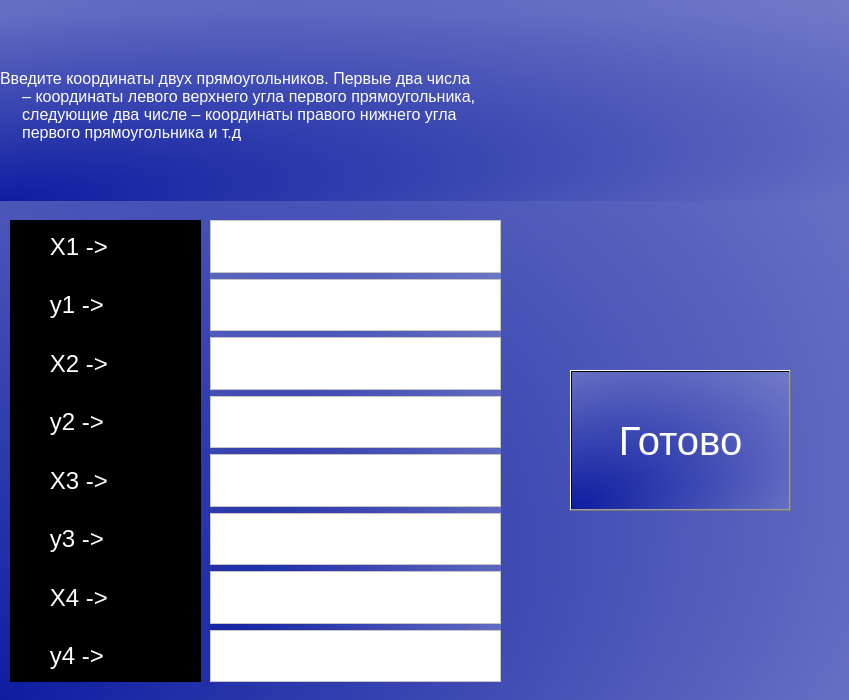
<?xml version="1.0" encoding="UTF-8"?>
<ui version="4.0">
 <class>Form</class>
 <widget class="QWidget" name="Form">
  <property name="geometry">
   <rect>
    <x>0</x>
    <y>0</y>
    <width>849</width>
    <height>700</height>
   </rect>
  </property>
  <property name="windowTitle">
   <string>Ввод координат</string>
  </property>
  <property name="styleSheet">
   <string notr="true">background-color: qradialgradient(spread:pad, cx:0.750273, cy:0.25, radius:2, fx:0, fy:1, stop:0 rgba(0, 17, 160, 255), stop:1 rgba(255, 255, 255, 255));
background-color: qradialgradient(spread:pad, cx:1, cy:0, radius:2, fx:0, fy:1, stop:0 rgba(14, 29, 160, 255), stop:1 rgba(255, 255, 255, 255));</string>
  </property>
  <widget class="QPushButton" name="pushButton">
   <property name="geometry">
    <rect>
     <x>570</x>
     <y>370</y>
     <width>221</width>
     <height>141</height>
    </rect>
   </property>
   <property name="font">
    <font>
     <pointsize>30</pointsize>
    </font>
   </property>
   <property name="styleSheet">
    <string notr="true">color: rgb(255, 255, 255)</string>
   </property>
   <property name="text">
    <string>Готово</string>
   </property>
  </widget>
  <widget class="QLabel" name="label">
   <property name="geometry">
    <rect>
     <x>0</x>
     <y>10</y>
     <width>851</width>
     <height>191</height>
    </rect>
   </property>
   <property name="font">
    <font>
     <pointsize>12</pointsize>
    </font>
   </property>
   <property name="styleSheet">
    <string notr="true">color: rgb(255, 255, 255)</string>
   </property>
   <property name="text">
    <string>Введите координаты двух прямоугольников. Первые два числа
     – координаты левого верхнего угла первого прямоугольника,
     следующие два числе – координаты правого нижнего угла
     первого прямоугольника и т.д</string>
   </property>
  </widget>
  <widget class="QWidget" name="">
   <property name="geometry">
    <rect>
     <x>210</x>
     <y>220</y>
     <width>291</width>
     <height>462</height>
    </rect>
   </property>
   <property name="font">
    <font>
     <pointsize>20</pointsize>
    </font>
   </property>
   <layout class="QVBoxLayout" name="verticalLayout">
    <item>
     <widget class="QPlainTextEdit" name="plainTextEdit">
      <property name="font">
       <font>
        <pointsize>20</pointsize>
       </font>
      </property>
      <property name="styleSheet">
       <string notr="true">background-color: rgb(255, 255, 255);</string>
      </property>
     </widget>
    </item>
    <item>
     <widget class="QPlainTextEdit" name="plainTextEdit_2">
      <property name="font">
       <font>
        <pointsize>20</pointsize>
       </font>
      </property>
      <property name="styleSheet">
       <string notr="true">background-color: rgb(255, 255, 255);</string>
      </property>
     </widget>
    </item>
    <item>
     <widget class="QPlainTextEdit" name="plainTextEdit_3">
      <property name="font">
       <font>
        <pointsize>20</pointsize>
       </font>
      </property>
      <property name="styleSheet">
       <string notr="true">background-color: rgb(255, 255, 255);</string>
      </property>
     </widget>
    </item>
    <item>
     <widget class="QPlainTextEdit" name="plainTextEdit_8">
      <property name="font">
       <font>
        <pointsize>20</pointsize>
       </font>
      </property>
      <property name="styleSheet">
       <string notr="true">background-color: rgb(255, 255, 255);</string>
      </property>
     </widget>
    </item>
    <item>
     <widget class="QPlainTextEdit" name="plainTextEdit_4">
      <property name="font">
       <font>
        <pointsize>20</pointsize>
       </font>
      </property>
      <property name="styleSheet">
       <string notr="true">background-color: rgb(255, 255, 255);</string>
      </property>
     </widget>
    </item>
    <item>
     <widget class="QPlainTextEdit" name="plainTextEdit_5">
      <property name="font">
       <font>
        <pointsize>20</pointsize>
       </font>
      </property>
      <property name="styleSheet">
       <string notr="true">background-color: rgb(255, 255, 255);</string>
      </property>
     </widget>
    </item>
    <item>
     <widget class="QPlainTextEdit" name="plainTextEdit_7">
      <property name="font">
       <font>
        <pointsize>20</pointsize>
       </font>
      </property>
      <property name="styleSheet">
       <string notr="true">background-color: rgb(255, 255, 255);</string>
      </property>
     </widget>
    </item>
    <item>
     <widget class="QPlainTextEdit" name="plainTextEdit_6">
      <property name="font">
       <font>
        <pointsize>20</pointsize>
       </font>
      </property>
      <property name="styleSheet">
       <string notr="true">background-color: rgb(255, 255, 255);</string>
      </property>
     </widget>
    </item>
   </layout>
  </widget>
  <widget class="QWidget" name="">
   <property name="geometry">
    <rect>
     <x>10</x>
     <y>220</y>
     <width>191</width>
     <height>462</height>
    </rect>
   </property>
   <property name="font">
    <font>
     <pointsize>18</pointsize>
    </font>
   </property>
   <property name="styleSheet">
    <string notr="true">color: rgb(255, 255, 255);
background-color: rgb(0, 0, 0);</string>
   </property>
   <layout class="QVBoxLayout" name="verticalLayout_2">
    <item>
     <widget class="QLabel" name="label_2">
      <property name="font">
       <font>
        <pointsize>18</pointsize>
       </font>
      </property>
      <property name="styleSheet">
       <string notr="true">color: rgb(255, 255, 255);
background-color: rgb(0, 0, 0);</string>
      </property>
      <property name="text">
       <string>      X1 -&gt;</string>
      </property>
     </widget>
    </item>
    <item>
     <widget class="QLabel" name="label_8">
      <property name="font">
       <font>
        <pointsize>18</pointsize>
       </font>
      </property>
      <property name="styleSheet">
       <string notr="true">color: rgb(255, 255, 255);
background-color: rgb(0, 0, 0);</string>
      </property>
      <property name="text">
       <string>      y1 -&gt;</string>
      </property>
     </widget>
    </item>
    <item>
     <widget class="QLabel" name="label_3">
      <property name="font">
       <font>
        <pointsize>18</pointsize>
       </font>
      </property>
      <property name="styleSheet">
       <string notr="true">color: rgb(255, 255, 255);
background-color: rgb(0, 0, 0);</string>
      </property>
      <property name="text">
       <string>      X2 -&gt;</string>
      </property>
     </widget>
    </item>
    <item>
     <widget class="QLabel" name="label_4">
      <property name="font">
       <font>
        <pointsize>18</pointsize>
       </font>
      </property>
      <property name="styleSheet">
       <string notr="true">color: rgb(255, 255, 255);
background-color: rgb(0, 0, 0);</string>
      </property>
      <property name="text">
       <string>      y2 -&gt;</string>
      </property>
     </widget>
    </item>
    <item>
     <widget class="QLabel" name="label_9">
      <property name="font">
       <font>
        <pointsize>18</pointsize>
       </font>
      </property>
      <property name="styleSheet">
       <string notr="true">color: rgb(255, 255, 255);
background-color: rgb(0, 0, 0);</string>
      </property>
      <property name="text">
       <string>      X3 -&gt;</string>
      </property>
     </widget>
    </item>
    <item>
     <widget class="QLabel" name="label_5">
      <property name="font">
       <font>
        <pointsize>18</pointsize>
       </font>
      </property>
      <property name="styleSheet">
       <string notr="true">color: rgb(255, 255, 255);
background-color: rgb(0, 0, 0);</string>
      </property>
      <property name="text">
       <string>      y3 -&gt;</string>
      </property>
     </widget>
    </item>
    <item>
     <widget class="QLabel" name="label_7">
      <property name="font">
       <font>
        <pointsize>18</pointsize>
       </font>
      </property>
      <property name="styleSheet">
       <string notr="true">color: rgb(255, 255, 255);
background-color: rgb(0, 0, 0);</string>
      </property>
      <property name="text">
       <string>      X4 -&gt;</string>
      </property>
     </widget>
    </item>
    <item>
     <widget class="QLabel" name="label_6">
      <property name="font">
       <font>
        <pointsize>18</pointsize>
       </font>
      </property>
      <property name="styleSheet">
       <string notr="true">color: rgb(255, 255, 255);
background-color: rgb(0, 0, 0);</string>
      </property>
      <property name="text">
       <string>      y4 -&gt;</string>
      </property>
     </widget>
    </item>
   </layout>
  </widget>
 </widget>
 <resources/>
 <connections/>
</ui>
